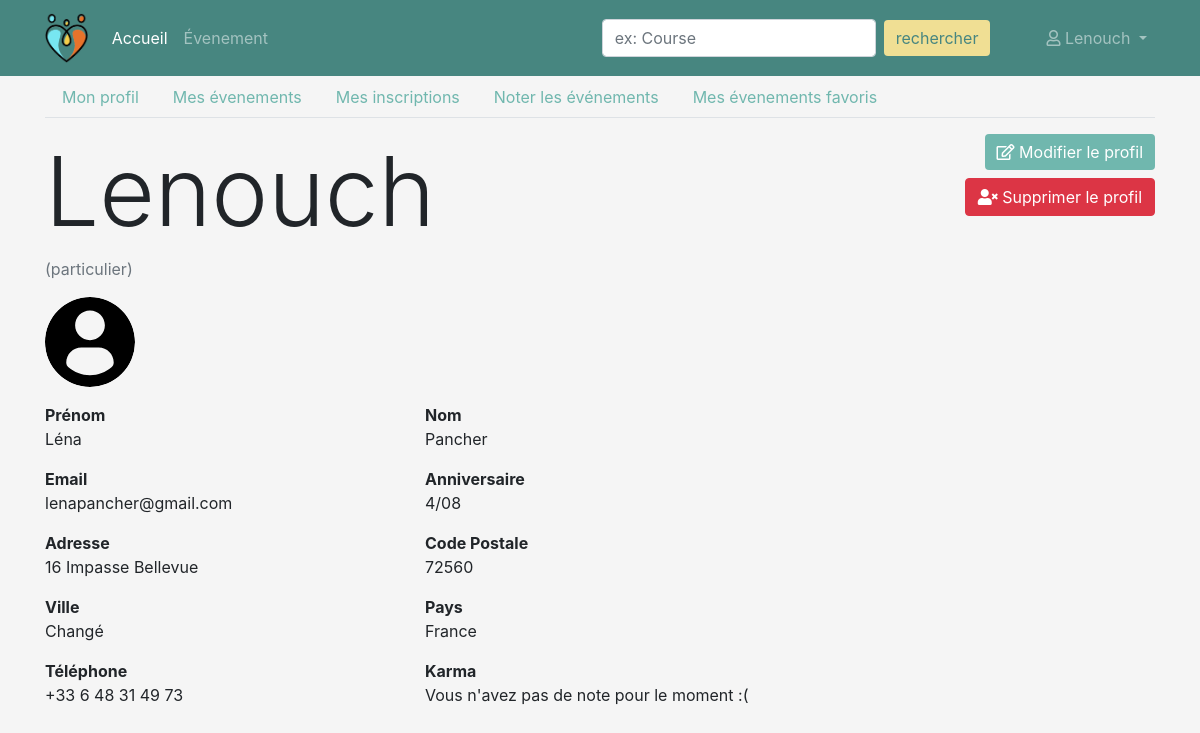
Screenshot of /profil (signed in) with the database file from the repository.
### persons/models.py (models this page shows, shortened)
class Person(models.Model):
    TYPE_PARTICULIER = 'particulier'
    TYPE_PROFESSIONNEL = 'professionnel'
    TYPE_CHOICES = (
        (TYPE_PARTICULIER, 'particulier'),
        (TYPE_PROFESSIONNEL, 'professionnel')
    )
    user = models.ForeignKey('users.User', on_delete=models.CASCADE)
    first_name = models.CharField('prenom', max_length=100)
    last_name = models.CharField('nom', max_length=100)
    birth_date = models.DateField('date naissance')
    address = models.CharField('adresse', max_length=250)
    zip_code = models.IntegerField('code postal')
    city = models.CharField('ville', max_length=50)
    country = models.CharField('pays', max_length=100)
    phone_number = PhoneNumberField('telephone')
    pseudo = models.CharField('pseudo', max_length=50)
    person_type = models.CharField('type', choices=TYPE_CHOICES, max_length=15)
    created_at = models.DateTimeField('crée à', auto_now=True)
    note = models.IntegerField('karma', null=True, blank=True)
    imageProfil = models.FileField('image', null=True, default='utilisateur-de-profil.svg')
    is_visible = models.BooleanField('est visible', default=False)

### users/models.py (models this page shows, shortened)
class User(AbstractBaseUser, PermissionsMixin):
    email = models.EmailField('email', max_length=254, unique=True)
    is_staff = models.BooleanField('statut staff', default=False)
    is_superuser = models.BooleanField('statut superutilisateur', default=False)
    is_active = models.BooleanField('actif', default=True)
    last_login = models.DateTimeField('dernière connexion', null=True, blank=True)
    date_joined = models.DateTimeField('date d\'inscription', auto_now_add=True)
    USERNAME_FIELD = 'email'
    EMAIL_FIELD = 'email'
    REQUIRED_FIELDS = []
    objects = UserManager()
    class Meta:
        ordering = ['email', ]
        verbose_name = 'utilisateur'
        verbose_name_plural = 'utilisateurs'

### events/views/persons.py (the view)
# urls.py: path('profil', DetailProfilView.as_view(), name='profil'),
class DetailProfilView(PersonView):
    def get(self, request):
        user = request.user
        person = Person.objects.get(user=user)
        form = ProfilForm(instance=person)
        formDelete = DeleteUserForm()
        context = {
            'person': person,
            'form': form,
            'formDelete': formDelete,
            'navigation_items': navigation.navigation_items(navigation.NAV_HOME),
        }
        return render(request, 'persons/profil/profil_detail.html', context)

### events/forms.py (shortened to what this page needs)
class ProfilForm(forms.ModelForm):
    email = forms.EmailField(label='Email', max_length=254)
    password = forms.CharField(widget=forms.PasswordInput())
    class Meta:
        model = Person
        exclude = ['user', 'created_at', 'karma', 'person_type', 'birth_date']
        widgets = {
            'email': forms.EmailInput(attrs={'placeholder': 'Email'}),
            'phone_number': forms.TextInput(attrs={'placeholder': '0612344321'}),
            'imageProfil': forms.FileInput(attrs={'class' : 'blue'})
        }
    def __init__(self, instance=None, *args, **kwargs):
        super().__init__(instance=instance, *args, **kwargs)
        if instance:
            self.fields['email'].initial = instance.user.email
            self.fields[
                'is_visible'].label = "Voulez-vous que votre mail, votre nom et prénom soient visible sur votre profil ?"

class DeleteUserForm(forms.ModelForm):
    password = forms.CharField(widget=forms.PasswordInput())
    class Meta:
        model = Person
        fields = ['pseudo', 'password']

### events/navigation.py (called while the page is built)
def navigation_items(selected_item=None):
    items = []
    for name, shortcut in NAV_ITEMS:
        items.append({
            'name': name,
            'url': reverse(shortcut),
            'active': True if selected_item == name else False,
        })
    return items

### events/templates/persons/profil/profil_detail.html (shortened to what this page needs)
{% extends 'persons/base_navbar.html' %}
{% load static %}
{% load bootstrap4 %}
{% block content %}
    <ul class="profil-tab nav nav-tabs">
        <li class="nav-item">
            <a class="nav-link" href="{% url 'profil' %}">Mon profil</a>
        </li>
        <li class="nav-item">
            <a class="nav-link" href="{% url 'profil-events' %}">Mes évenements</a>
        </li>
        {% if person.person_type != "professionnel" %}
            <li class="nav-item">
                <a class="nav-link" href="{% url 'profil-registered_events' %}">Mes inscriptions</a>
            </li>
            <li class="nav-item">
                <a class="nav-link" href="{% url 'profil-finished-events' %}">Noter les événements</a>
            </li>
            <li class="nav-item">
                <a class="nav-link" href="{% url 'profil-favorite-events' %}">Mes évenements favoris</a>
            </li>
        {% endif %}
    </ul>
    <div class="row my-3">
        <div class="col-md-9">
            <div>
                <h2 class="display-1">{{ person.pseudo }}</h2>
                <p class="text-muted"> ({{ person.person_type }})</p>
            </div>
            <img class="rounded-circle mr-5" height="90" width="90" src="{{ person.imageProfil.url }}">
        </div>
        <div class="col-md-3 text-right">
            <a href="{% url 'profil-edit' %}" class="btn btn-primary"><i class="far fa-edit"></i> Modifier le profil</a>
            <button class="btn btn-danger mt-2" data-toggle="modal" data-target="#delete_modal"><i
                    class="fas fa-user-times"></i> Supprimer le profil
            </button>
        </div>
    </div>
    <div class="row">
        <div class="col-md-4">
            <p>
                <b>Prénom</b>
                <br>
                {{ person.first_name }}
            </p>
        </div>
        <div class="col-md-4">
            <p>
                <b>Nom</b>
                <br>
                {{ person.last_name }}
            </p>
        </div>
    </div>
    <div class="row">
        <div class="col-md-4">
            <p>
                <b>Email</b>
                <br>
                {{ person.user.email }}
            </p>
        </div>
        <div class="col-md-4">
            <p>
                <b>Anniversaire</b>
                <br>
                {{ person.birth_date|date:'j/m' }}
            </p>
        </div>
    </div>
    <div class="row">
        <div class="col-md-4">
            <p>
                <b>Adresse</b>
                <br>
                {{ person.address }}
            </p>
        </div>
        <div class="col-md-4">
            <p>
                <b>Code Postale</b>
                <br>
                {{ person.zip_code }}
            </p>
        </div>
    </div>
    <div class="row">
        <div class="col-md-4">
            <p>
                <b>Ville</b>
                <br>
                {{ person.city }}
            </p>
        </div>
        <div class="col-md-4">
            <p>
                <b>Pays</b>
                <br>
                {{ person.country }}
            </p>
        </div>
    </div>
    <div class="row">
        <div class="col-md-4">
            <p>
                <b>Téléphone</b>
                <br>
                {{ person.phone_number }}
            </p>
        </div>
        <div class="col-md-4">
            <p>
                <b>Karma</b>
                <br>
                {% if person.note is not None %}
                    {{ person.note }}
                {% else %}
                    <span>Vous n'avez pas de note pour le moment :(</span>
                {% endif %}
            </p>
        </div>
    </div>
{% endblock content %}

### events/templates/persons/base_navbar.html (shortened to what this page needs)
{% extends 'persons/base.html' %}
{% load static %}
{% block header %}
    <nav class="back-nav navbar navbar-expand-lg navbar-dark bg-dark">
        <div class="container d-flex justify-content-between">
            <a class="navbar-brand" href="{% url 'home' %}"><img src="{% static 'assets/logo1.png' %}" height="50"></a>
            <div class="collapse navbar-collapse" id="navbarSupportedContent">
                <ul class="navbar-nav">
                    {% for item in navigation_items %}
                        <li class="nav-item {% if item.active %}active{% endif %}">
                            <a class="nav-link" href="{{ item.url }}">{{ item.name }}</a>
                        </li>
                    {% endfor %}
                </ul>
                <form action="{% url 'events' %}" class="form-inline my-2 my-lg-0 ml-auto mr-5" method="get">
                    <input name="q" class="form-control mr-sm-2" type="search" placeholder="ex: Course"
                           aria-label="Search">
                    <button class="search btn btn-outline-success my-2 my-sm-0" type="submit">rechercher</button>
                </form>
                <ul class="navbar-nav mr-0">
                    <li class="nav-item dropdown">
                        <a class="nav-link dropdown-toggle" href="#" id="navbarDropdownMenuLink" role="button" data-toggle="dropdown" aria-haspopup="true" aria-expanded="false">
                        <i class="far fa-user"></i> {{ person.pseudo }}
                    </a>
                    </li>
                </ul>
            </div>
        </div>
    </nav>
{% endblock %}

### events/static/css/event.css (style rules this page uses)
body { background-color: whitesmoke !important; }
.back-nav { background-color: #478680 !important; }
.search { background-color: #F0DF94 !important; color: #478680 !important; border: none !important; }
.btn-primary, .btn-outline-primary { background-color: #70B7AE !important; border: none !important; }
.profil-tab .nav-link { color: #70B7AE !important; }

### rows the page displays
Person: pseudo "Lenouch", person_type "particulier", imageProfil (picture), first_name "Léna", last_name "Pancher", user.email "lenapancher@gmail.com", birth_date "4/08", address "16 Impasse Bellevue", zip_code "72560", city "Changé", country "France", phone_number "+33 6 48 31 49 73"

### other values shown
{{ item.name }} "Accueil" "Évenement"
